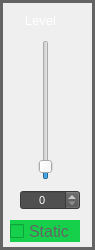
  <widget class="CustomFrame" name="frame_MixerChannelLevel_5">
   <property name="geometry">
    <rect>
     <x>410</x>
     <y>580</y>
     <width>95</width>
     <height>250</height>
    </rect>
   </property>
   <property name="styleSheet">
    <string notr="true">color: rgb(100, 100, 100);</string>
   </property>
   <property name="frameShape">
    <enum>QFrame::Panel</enum>
   </property>
   <property name="frameShadow">
    <enum>QFrame::Plain</enum>
   </property>
   <property name="lineWidth">
    <number>3</number>
   </property>
   <property name="midLineWidth">
    <number>1</number>
   </property>
   <widget class="QCheckBox" name="checkBox_MixerChanStaticLevel_5">
    <property name="geometry">
     <rect>
      <x>10</x>
      <y>220</y>
      <width>70</width>
      <height>22</height>
     </rect>
    </property>
    <property name="font">
     <font>
      <pointsize>12</pointsize>
     </font>
    </property>
    <property name="focusPolicy">
     <enum>Qt::NoFocus</enum>
    </property>
    <property name="styleSheet">
     <string notr="true">background-color: rgb(22, 207, 75);</string>
    </property>
    <property name="text">
     <string>Static</string>
    </property>
   </widget>
   <widget class="CustomVerticalSlider" name="verticalSlider_MixerChLevel_5">
    <property name="geometry">
     <rect>
      <x>35</x>
      <y>40</y>
      <width>22</width>
      <height>140</height>
     </rect>
    </property>
    <property name="maximum">
     <number>100</number>
    </property>
    <property name="value">
     <number>5</number>
    </property>
    <property name="orientation">
     <enum>Qt::Vertical</enum>
    </property>
    <property name="tickPosition">
     <enum>QSlider::NoTicks</enum>
    </property>
    <property name="tickInterval">
     <number>10</number>
    </property>
   </widget>
   <widget class="QLabel" name="label_218">
    <property name="geometry">
     <rect>
      <x>20</x>
      <y>10</y>
      <width>41</width>
      <height>21</height>
     </rect>
    </property>
    <property name="font">
     <font>
      <pointsize>10</pointsize>
     </font>
    </property>
    <property name="styleSheet">
     <string notr="true">color: rgb(255, 255, 255);</string>
    </property>
    <property name="text">
     <string>Level</string>
    </property>
    <property name="alignment">
     <set>Qt::AlignCenter</set>
    </property>
   </widget>
   <widget class="QSpinBox" name="spinBox_MixerChLevel_5">
    <property name="geometry">
     <rect>
      <x>20</x>
      <y>190</y>
      <width>60</width>
      <height>20</height>
     </rect>
    </property>
    <property name="font">
     <font>
      <pointsize>8</pointsize>
     </font>
    </property>
    <property name="focusPolicy">
     <enum>Qt::NoFocus</enum>
    </property>
    <property name="styleSheet">
     <string notr="true">background-color: rgb(80,80,80);
color: rgb(255, 255, 255);</string>
    </property>
    <property name="alignment">
     <set>Qt::AlignCenter</set>
    </property>
    <property name="readOnly">
     <bool>false</bool>
    </property>
    <property name="accelerated">
     <bool>true</bool>
    </property>
    <property name="maximum">
     <number>100</number>
    </property>
    <property name="value">
     <number>0</number>
    </property>
   </widget>
  </widget>
